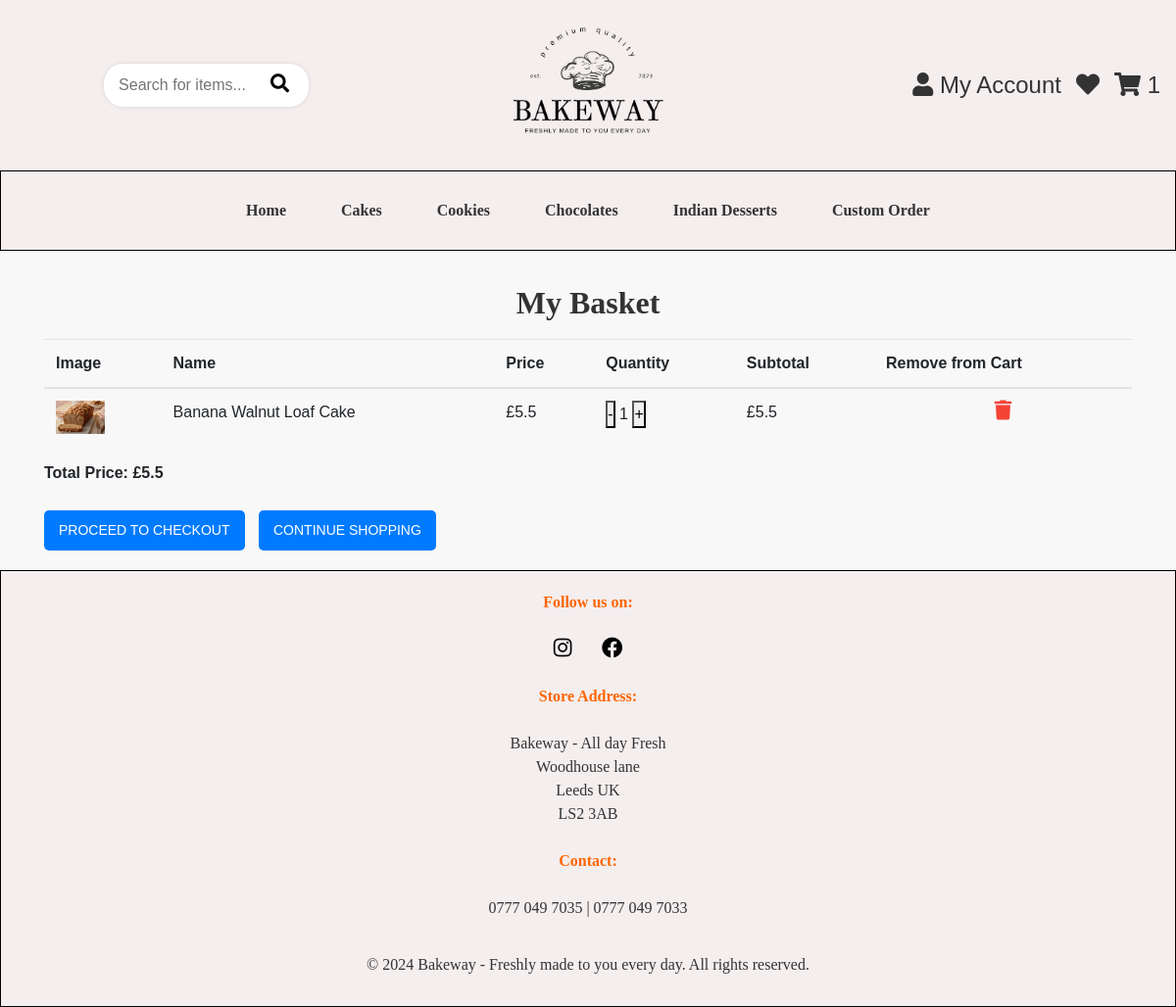
/cart (signed in), run on the app's committed database.
### app/models.py (models this page shows, shortened)
class Product(db.Model):
    id = db.Column(db.Integer, primary_key=True)
    name = db.Column(db.String(100), nullable=False)
    description = db.Column(db.Text, nullable=False)
    price = db.Column(db.Float, nullable=False)
    category = db.Column(db.String(50), nullable=False)  # 'Cake', 'Cookie', 'Chocolate', 'Desserts'.
    image = db.Column(db.String(225), nullable=False)
    stock = db.Column(db.Integer, nullable=False, default=0)  # Stock quantity

### app/views.py (the view, shortened to what this page needs)
@app.route('/cart')
def view_cart():
    if current_user.is_authenticated:
        cart_items = CartItem.query.filter_by(user_id=current_user.id).all()
        cart = [{
            'id': item.product.id,
            'name': item.product.name,
            'price': item.product.price,
            'quantity': item.quantity,
            'stock': item.product.stock,
            'image': item.product.image
        } for item in cart_items]
        for item in cart:
            if item['quantity'] > item['stock']:
                item['quantity'] = item['stock']
                flash(f"Insufficient stock for {item['name']}. Quantity has been adjusted to {item['stock']}.", "danger")
    total_price = sum(item['price'] * item['quantity'] for item in cart)
    return render_template('cart.html', cart=cart, total_price=total_price)

### app/__init__.py (called while the page is built)
@login_manager.user_loader
def load_user(user_id):
    return User.query.get(int(user_id))

### app/views.py (called while the page is built)
@app.before_request
def initialize_cart():
    if 'cart' not in session:
        session['cart'] = {}

@app.context_processor
def inject_cart_quantity():
    if current_user.is_authenticated:
        total_quantity = db.session.query(
            db.func.sum(CartItem.quantity)
        ).filter_by(user_id=current_user.id).scalar() or 0
    else:
        cart = session.get('cart', {})
        total_quantity = sum(item['quantity'] for item in cart.values())
    return dict(cart_total_quantity=total_quantity)

### app/templates/cart.html
{% extends "base.html" %}
{% block content %}
<h2><strong>My Basket</strong></h2>
{% if cart %}
<div class="table-responsive">
  <table class="table">
    <thead>
      <tr>
        <th>Image</th>
        <th>Name</th>
        <th>Price</th>
        <th>Quantity</th>
        <th>Subtotal</th>
        <th>Remove from Cart</th>
      </tr>
    </thead>
    <tbody>
      {% for item in cart %}
      <tr id="item-row-{{ item.id }}">
        <td data-label="Image"><img src="{{ url_for('static', filename=item.image) }}" alt="{{ item.name }}" width="50"></td>
        <td data-label="Name">{{ item.name }}</td>
        <td data-label="Price">£{{ item.price }}</td>
        <td data-label="Quantity">
          <button class="update-quantity" data-item-id="{{ item.id }}" data-change="-1">-</button>
          <span id="quantity-{{ item.id }}">{{ item.quantity }}</span>
          <button class="update-quantity" data-item-id="{{ item.id }}" data-change="1">+</button>
      </td>
        <td data-label="Total" id="total-{{ item.id }}">£{{ item.price * item.quantity }}</td>
        <td data-label="Remove">
          <a href="{{ url_for('delete_item', item_id=item.id) }}" class="delete-btn">
            <i class="fa fa-trash"></i>
          </a>
        </td>
      </tr>
      {% endfor %}
    </tbody>
  </table>
</div>
<p id="total-price" class="font-weight-bold">Total Price: £{{ total_price }}</p>
  {% if not current_user.is_authenticated %}
  <a href="{{ url_for('login') }}" class="btn btn-light custom-btn">Login to Checkout</a>
  <a href="{{ url_for('guest_checkout') }}" class="btn btn-light custom-btn">Guest Checkout</a>
  {% else %}
  <a href="{{ url_for('checkout') }}" class="btn btn-light custom-btn">Proceed to Checkout</a>
  {% endif %}
  <a href="{{ url_for('home') }}" class="btn btn-light custom-btn">Continue Shopping</a>
{% else %}
<p>Your cart is empty!</p>
{% endif %}
{% endblock %}

### app/static/style.css (style rules this page uses)
h2 { color: #333; font-family: 'Times New Roman', Times, serif; text-align: center; padding: 10px; }
* { margin: 0; padding: 0; box-sizing: border-box; }
body { font-family: Arial, sans-serif; background-color: #f8f8f8; margin: 0; }
.btn { padding: 12px; background-color: #007bff; color: white; border: none; border-radius: 5px; cursor: pointer; margin-top: 10px; }
.btn { display: inline-block; padding: 10px 20px; background-color: #007bff; color: white; border-radius: 5px; text-decoration: none; text-align: center; }
.delete-btn { display: flex; justify-content: center; align-items: center; border: none; color: #f44336; font-size: 20px; cursor: pointer; transition: color 0.3s ease; width: 100%; height: 100%; }
.table { width: 100%; border-collapse: collapse; }
.table-responsive { overflow-x: auto; -webkit-overflow-scrolling: touch; }
.custom-btn { padding: 12px 30px; font-size: 16px; border-radius: 5px; text-decoration: none; margin-right: 10px; display: inline-block; width: auto; transition: background-color 0.3s ease, transform 0.3s ease; margin-bottom: 20px; }
.custom-btn { background-color: #007bff; color: #fff; border: 1px solid #007bff; }
.btn { padding: 10px 15px; border-radius: 5px; text-transform: uppercase; font-size: 14px; border: none; transition: background-color 0.3s; }

### data on the page
Product: image (picture), name "Banana Walnut Loaf Cake", price "5.5", quantity "1", item.price*item.quantity "5.5"

### other printed values
{{ cart_total_quantity }} "1"
{{ total_price }} "5.5"
